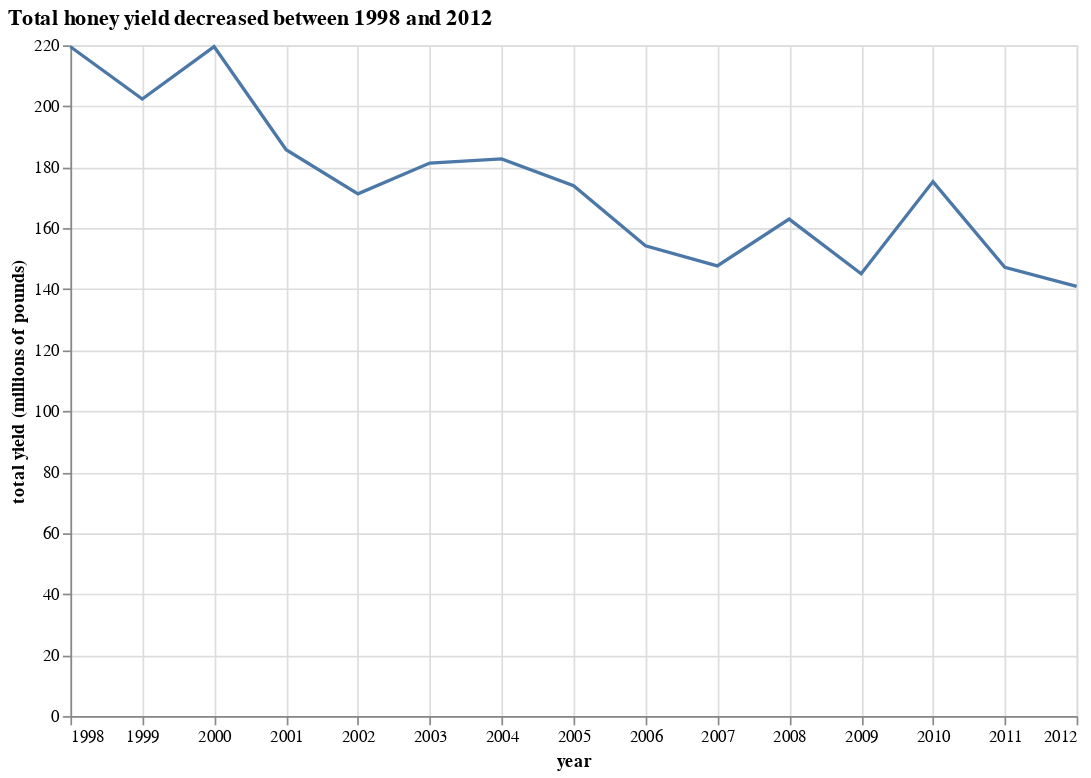

Notebook source saved alongside this figure:
### Markdown cell above
### Visualise the data

### Code cell
#| code-summary: 'Annual total honey yield'
gsource = (
    v_honeyprod
    .apply(lambda r: r['yieldpercol'] * r['numcol'], axis=1)
    .rename('totalyield')
    .groupby('year')
    .sum()
    .div(1_000_000)
    .to_frame()
    .reset_index()
)
alt.Chart(gsource).mark_line().encode(
    x='year',
    y=alt.Y('totalyield', title='total yield (millions of pounds)')
).properties(
    width=600,
    height=400,
    title='Total honey yield decreased between 1998 and 2012'
).configure_title(
    anchor='start'
)

### Figure 1 — Vega-Lite specification as saved in the notebook (floating-point values rounded to 4 significant figures)
{"config": {"view": {"continuousWidth": 400, "continuousHeight": 300}, "title": {"anchor": "start"}}, "data": {"name": "data-aa1153efc6eba077548a644ca1911eea"}, "mark": "line", "encoding": {"x": {"field": "year", "type": "temporal"}, "y": {"field": "totalyield", "title": "total yield (millions of pounds)", "type": "quantitative"}}, "height": 400, "title": "Total honey yield decreased between 1998 and 2012", "width": 600, "$schema": "https://vega.github.io/schema/vega-lite/v4.17.0.json", "datasets": {"data-aa1153efc6eba077548a644ca1911eea": [{"year": "1998-01-01T00:00:00", "totalyield": 219.5}, {"year": "1999-01-01T00:00:00", "totalyield": 202.4}, {"year": "2000-01-01T00:00:00", "totalyield": 219.6}, {"year": "2001-01-01T00:00:00", "totalyield": 185.7}, {"year": "2002-01-01T00:00:00", "totalyield": 171.3}, {"year": "2003-01-01T00:00:00", "totalyield": 181.4}, {"year": "2004-01-01T00:00:00", "totalyield": 182.7}, {"year": "2005-01-01T00:00:00", "totalyield": 174.0}, {"year": "2006-01-01T00:00:00", "totalyield": 154.2}, {"year": "2007-01-01T00:00:00", "totalyield": 147.6}, {"year": "2008-01-01T00:00:00", "totalyield": 163.0}, {"year": "2009-01-01T00:00:00", "totalyield": 145.1}, {"year": "2010-01-01T00:00:00", "totalyield": 175.3}, {"year": "2011-01-01T00:00:00", "totalyield": 147.2}, {"year": "2012-01-01T00:00:00", "totalyield": 140.9}]}}
